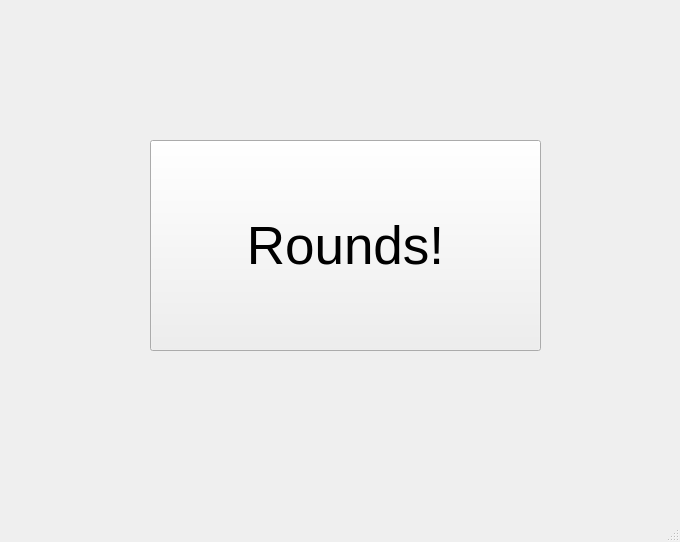
<?xml version="1.0" encoding="UTF-8"?>
<ui version="4.0">
 <class>MainWindow</class>
 <widget class="QMainWindow" name="MainWindow">
  <property name="geometry">
   <rect>
    <x>0</x>
    <y>0</y>
    <width>680</width>
    <height>542</height>
   </rect>
  </property>
  <property name="contextMenuPolicy">
   <enum>Qt::DefaultContextMenu</enum>
  </property>
  <property name="windowTitle">
   <string>MainWindow</string>
  </property>
  <widget class="QWidget" name="centralwidget">
   <widget class="QPushButton" name="pushButton">
    <property name="geometry">
     <rect>
      <x>150</x>
      <y>140</y>
      <width>391</width>
      <height>211</height>
     </rect>
    </property>
    <property name="font">
     <font>
      <pointsize>40</pointsize>
     </font>
    </property>
    <property name="text">
     <string>Rounds!</string>
    </property>
   </widget>
  </widget>
  <widget class="QMenuBar" name="menubar">
   <property name="geometry">
    <rect>
     <x>0</x>
     <y>0</y>
     <width>680</width>
     <height>26</height>
    </rect>
   </property>
  </widget>
  <widget class="QStatusBar" name="statusbar"/>
 </widget>
 <resources/>
 <connections/>
</ui>
